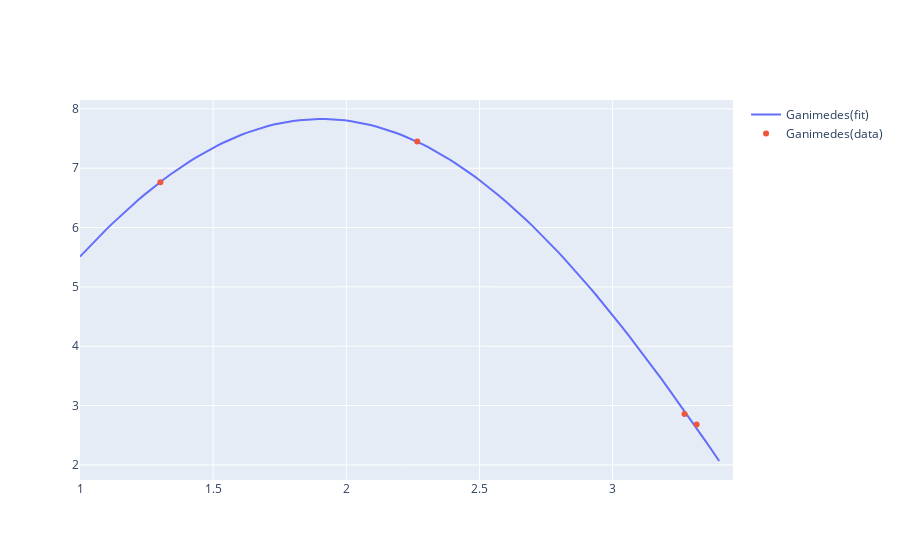

Notebook source saved alongside this figure:
### Code cell
fig1 = go.Figure()


t1 = np.linspace(1,3.4,100)
t0 = np.linspace(0,3.4,100)

fig1.add_trace(go.Scatter(x = t1, y = -p1ganix[0]*np.sin(2*t1*np.pi/p1ganix[1] + p1ganix[2]-1.57),mode='lines', name='Ganimedes(fit)'))
fig1.add_trace(go.Scatter(x = selectdata(ganidat,0), y = selectdata(ganidat,1), mode='markers', name='Ganimedes(data)'))
